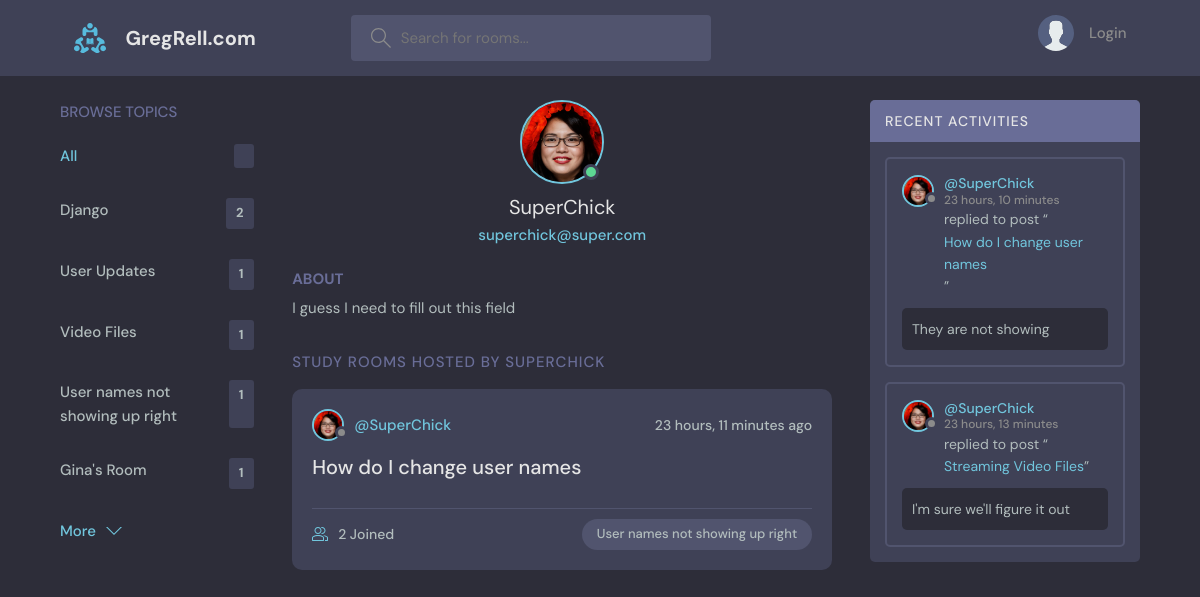
/userProfile/4, run on the app's committed database.
### base/models.py (models this page shows)
class Topic(models.Model):
    name = models.CharField(max_length=200)
    def __str__(self):
        return self.name

class User(AbstractUser):
    name = models.CharField(max_length=200, null=True)
    email = models.EmailField(unique=True, null=True)
    bio = models.TextField(null=True)
    avatar = models.ImageField(null=True, default="avatar.svg")
    USERNAME_FIELD = 'email'
    REQUIRED_FIELDS = []

class Room(models.Model):
    host = models.ForeignKey(User, on_delete=models.SET_NULL, null=True) # On delete of the user, this field is set
    topic = models.ForeignKey(Topic, on_delete=models.SET_NULL, null=True)
    name = models.CharField(max_length=200)
    description = models.TextField(null=True, blank=True)  # the null input arguments allow the database to have a
    participants = models.ManyToManyField(User, related_name='participants', blank=True)
    updated = models.DateTimeField(auto_now=True)  # Any time the save method is called, this will auto populate
    created = models.DateTimeField(auto_now_add=True)  # The difference between auto_now and auto_add_now is that
    class Meta:
        ordering = ['-updated', '-created']
    def __str__(self):
        return self.name

class Message(models.Model):
    user = models.ForeignKey(User, on_delete=models.CASCADE)
    room = models.ForeignKey(Room, on_delete=models.CASCADE)  # Cascade means if the foreign key is deleted, this
    body = models.TextField()
    updated = models.DateTimeField(auto_now=True)
    created = models.DateTimeField(auto_now_add=True)
    class Meta:
        ordering = ['-updated', '-created']
    def __str__(self):
        return self.body[0:50]  # Return only the first 50 characters

### base/views.py (the view)
# urls.py: path('userProfile/<str:pk>', views.userProfile, name='user-profile'),
def userProfile(request, pk):
    user = User.objects.get(id=pk)
    rooms = user.room_set.all()
    user_messages = user.message_set.all()
    topics = Topic.objects.all()
    context = {'user': user, 'rooms': rooms, 'room_messages': user_messages, 'topics': topics}
    return render(request, 'base/User_Profile.html', context)

### base/Templates/Base/User_Profile.html (shortened to what this page needs)
{% extends 'MainTemplate.html' %}
{% load static %}
{% block content %}
<body>
<main class="profile-page layout layout--3">
    <div class="container">
        {% include 'base/Topics_Component.html'%}
        <div class="roomList">
            <div class="profile">
                <div class="profile__avatar">
                    <div class="avatar avatar--large active">
                        <img src="{{user.avatar.url}}"/>
                    </div>
                </div>
                <div class="profile__info">
                    <h3>{{user.username}}</h3>
                    <p>{{user}}</p>
                </div>
                <div class="profile__about">
                    <h3>About</h3>
                    <p>
                        {{user.bio}}
                    </p>
                </div>
            </div>
            <div class="roomList__header">
                <div>
                    <h2>Study Rooms Hosted by {{user.username}}
                    </h2>
                </div>
            </div>
            {% include 'base/Feed_Component.html' %}
        </div>
        {% include 'base/Activity_Component.html' %}
    </div>
</main>
</body>
{% endblock %}

### base/Templates/Base/Topics_Component.html
        <div class="topics">
          <div class="topics__header">
            <h2>Browse Topics</h2>
          </div>
          <ul class="topics__list">
            <li>
              <a href="{%url 'home' %}" class="active">All <span>{{topics_count}}</span></a>
            </li>
            {% for topic in topics %}
            <li>
              <a href =" {%url 'home' %}?q={{topic.name}} ">{{topic}}<span>{{topic.room_set.all.count}}</span></a>
            </li>
            {% endfor %}
          </ul>
          <a class="btn btn--link" href="{% url 'topics' %}">
            More
            <svg version="1.1" xmlns="http://www.w3.org/2000/svg" width="32" height="32" viewBox="0 0 32 32">
              <title>chevron-down</title>
              <path d="M16 21l-13-13h-3l16 16 16-16h-3l-13 13z"></path>
            </svg>
          </a>
        </div>

### base/Templates/Base/Feed_Component.html (shortened to what this page needs)
{% for room in rooms %}
<div class="roomListRoom">
    <div class="roomListRoom__header">
        <a href="{% url 'user-profile' room.host.id %}" class="roomListRoom__author">
            <div class="avatar avatar--small">
                <img src="{{room.host.avatar.url}}"/>
            </div>
            <span>@{{room.host.username}}</span>
        </a>
        <div class="roomListRoom__actions">
            <span>{{room.created|timesince}} ago</span>
        </div>
    </div>
    <div class="roomListRoom__content">
        <a href="{% url 'room' room.id %}">{{room.name}}</a>
    </div>
    <div class="roomListRoom__meta">
        <a href="{% url 'room' room.id %}" class="roomListRoom__joined">
            {{room.participants.all.count}} Joined
        </a>
        <p class="roomListRoom__topic">{{room.topic.name}}</p>
    </div>
</div>
{% endfor %}

### base/Templates/Base/Activity_Component.html (shortened to what this page needs)
<div class="activities">
    <div class="activities__header">
        <h2>Recent Activities</h2>
    </div>
    {% for message in room_messages %}
    <div class="activities__box">
        <div class="activities__boxHeader roomListRoom__header">
            <a href="{% url 'user-profile' message.user.id %}" class="roomListRoom__author">
                <div class="avatar avatar--small">
                    <img src="{{message.user.avatar.url}}"/>
                </div>
                <p>
                    @{{message.user.username}}
                    <span>{{message.created|timesince}}</span>
                </p>
            </a>
        </div>
        <div class="activities__boxContent">
            <p>replied to post “<a href="{% url 'room' message.room.id %}">{{message.room.name}}</a>”</p>
            <div class="activities__boxRoomContent">
                {{message.body}}
            </div>
        </div>
    </div>
    {% endfor %}
</div>

### data on the page
Topic: name "Django", room_set.all.count "2"
Topic: name "User Updates", room_set.all.count "1"
Topic: name "Video Files", room_set.all.count "1"
Topic: name "User names not showing up right", room_set.all.count "1"
Topic: name "Gina's Room", room_set.all.count "1"
User: avatar (picture), username "SuperChick", email "superchick@super.com", bio "I guess I need to fill out this field", username "SUPERCHICK"
Room: host.avatar (picture), host.username "SuperChick", created "23 hours, 11 minutes", name "How do I change user names", participants.all.count "2", topic.name "User names not showing up right"
Message: user.avatar (picture), user.username "SuperChick", created "23 hours, 10 minutes", room.name "How do I change user names", body "They are not showing"
Message: user.avatar (picture), user.username "SuperChick", created "23 hours, 13 minutes", room.name "Streaming Video Files", body "I'm sure we'll figure it out"
